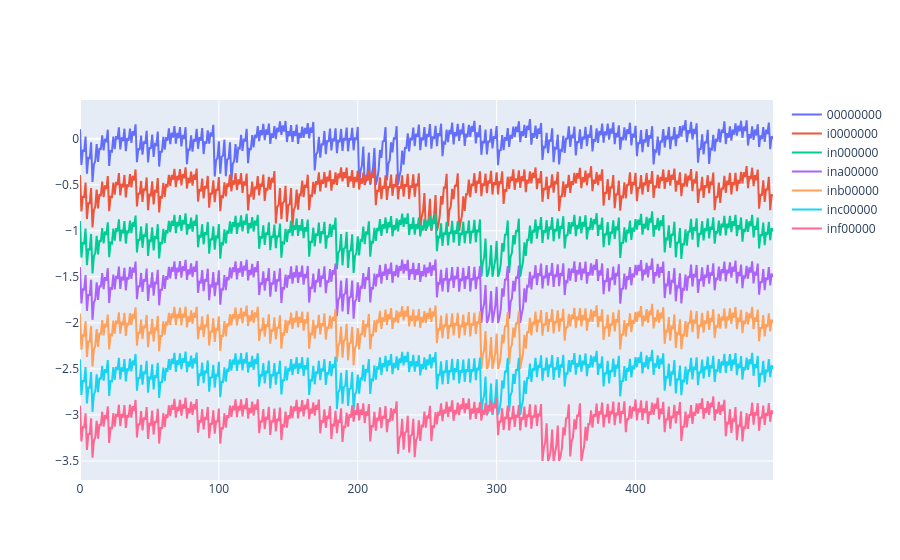
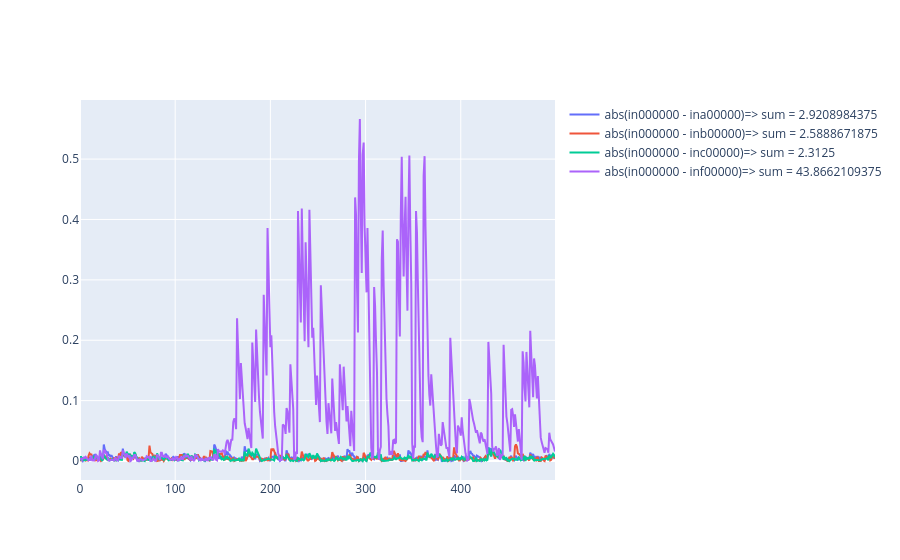

Notebook cell for these charts, in order:
### Markdown cell above
<div style="border: 3px solid plum; border-radius: 5px; padding: 5px; width: calc(100% - 20px);">
<div class="h2" style="font-variant: all-small-caps;">Exercise 2</div>

1. Record traces with different inputs.
2. Plot the recorded traces. Is there a difference?

</div>

### Code cell
data = capture_device.capture(
    number_of_traces=7,
    number_of_samples=500,
    input=lambda i: [
        b"00000000",
        b"i0000000",
        b"in000000",
        b"ina00000",
        b"inb00000",
        b"inc00000",
        b"inf00000",
    ][i],
)

fig = pgo.Figure()
for i, d in enumerate(data):
    fig.add_trace(
        pgo.Scatter(
            y=d["trace"] - i * 0.5,
            name=bytes(d["input"]).decode(),
        )
    )
fig.show()

fig = pgo.Figure()
base_trace = data[-5]
for d in data[-4:]:
    fig.add_trace(
        pgo.Scatter(
            y=abs(base_trace["trace"] - d["trace"]),
            name=f'abs({bytes(base_trace["input"]).decode()} - '
            f'{bytes(d["input"]).decode()})'
            f'=> sum = {sum(abs(base_trace["trace"] - d["trace"]))}',
        )
    )
fig.show()

### Figure 1 — Plotly figure (JSON) as saved in the notebook; plotly's stock layout.template omitted (floating-point values rounded to 4 significant figures; data arrays with more than 128 entries replaced by an {"elided": "..."} marker saying what was removed)
{"data": [{"name": "00000000", "type": "scatter", "y": {"elided": "500 float values"}}, {"name": "i0000000", "type": "scatter", "y": {"elided": "500 float values"}}, {"name": "in000000", "type": "scatter", "y": {"elided": "500 float values"}}, {"name": "ina00000", "type": "scatter", "y": {"elided": "500 float values"}}, {"name": "inb00000", "type": "scatter", "y": {"elided": "500 float values"}}, {"name": "inc00000", "type": "scatter", "y": {"elided": "500 float values"}}, {"name": "inf00000", "type": "scatter", "y": {"elided": "500 float values"}}], "layout": {}}

### Figure 2 — Plotly figure (JSON) as saved in the notebook; plotly's stock layout.template omitted (floating-point values rounded to 4 significant figures; data arrays with more than 128 entries replaced by an {"elided": "..."} marker saying what was removed)
{"data": [{"name": "abs(in000000 - ina00000)=> sum = 2.9208984375", "type": "scatter", "y": {"elided": "500 float values"}}, {"name": "abs(in000000 - inb00000)=> sum = 2.5888671875", "type": "scatter", "y": {"elided": "500 float values"}}, {"name": "abs(in000000 - inc00000)=> sum = 2.3125", "type": "scatter", "y": {"elided": "500 float values"}}, {"name": "abs(in000000 - inf00000)=> sum = 43.8662109375", "type": "scatter", "y": {"elided": "500 float values"}}], "layout": {}}
